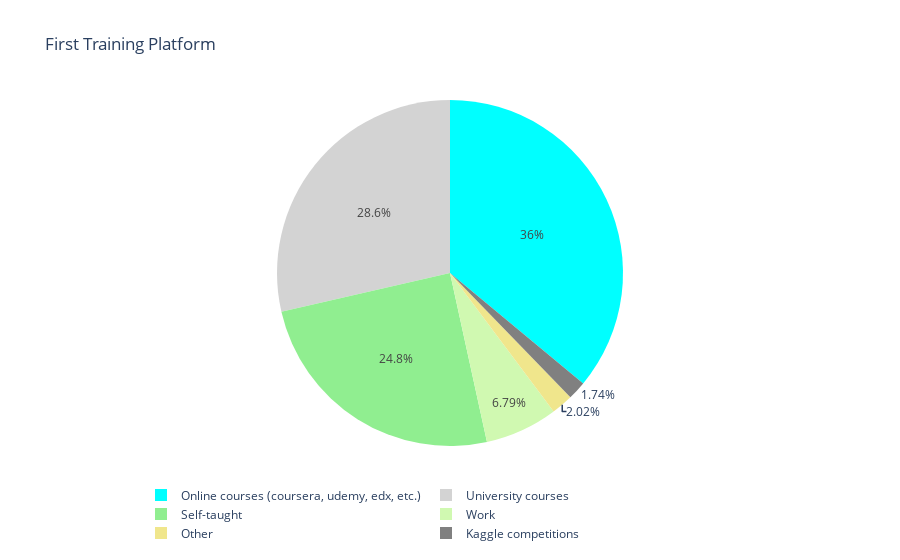

The notebook cell this image was saved under:
### Markdown cell above
**We can say that online courses (MOOC) are mainstream training platforms of data science.**

### Code cell
# Subset for Training column
train = mulchrep['FirstTrainingSelect'].value_counts()
label = train.index
size = train.values
colors = ['aqua', 'lightgrey', 'lightgreen', '#D0F9B1', 'khaki', 'grey']

# Plotting a Pie Chart to show the training percentage.
trace = go.Pie(labels=label,
               values=size,
               marker=dict(colors=colors))

data = [trace]
layout=go.Layout(
    title='First Training Platform',
    legend=dict(orientation='h')
)

fig = go.Figure(data=data, layout=layout)
po.iplot(fig)

### Figure 1 — Plotly figure (JSON) as saved in the notebook; plotly's stock layout.template omitted (floating-point values rounded to 4 significant figures)
{"data": [{"labels": ["Online courses (coursera, udemy, edx, etc.)", "University courses", "Self-taught", "Work", "Other", "Kaggle competitions"], "marker": {"colors": ["aqua", "lightgrey", "lightgreen", "#D0F9B1", "khaki", "grey"]}, "type": "pie", "values": [5159, 4096, 3558, 973, 290, 249]}], "layout": {"legend": {"orientation": "h"}, "title": {"text": "First Training Platform"}}}
